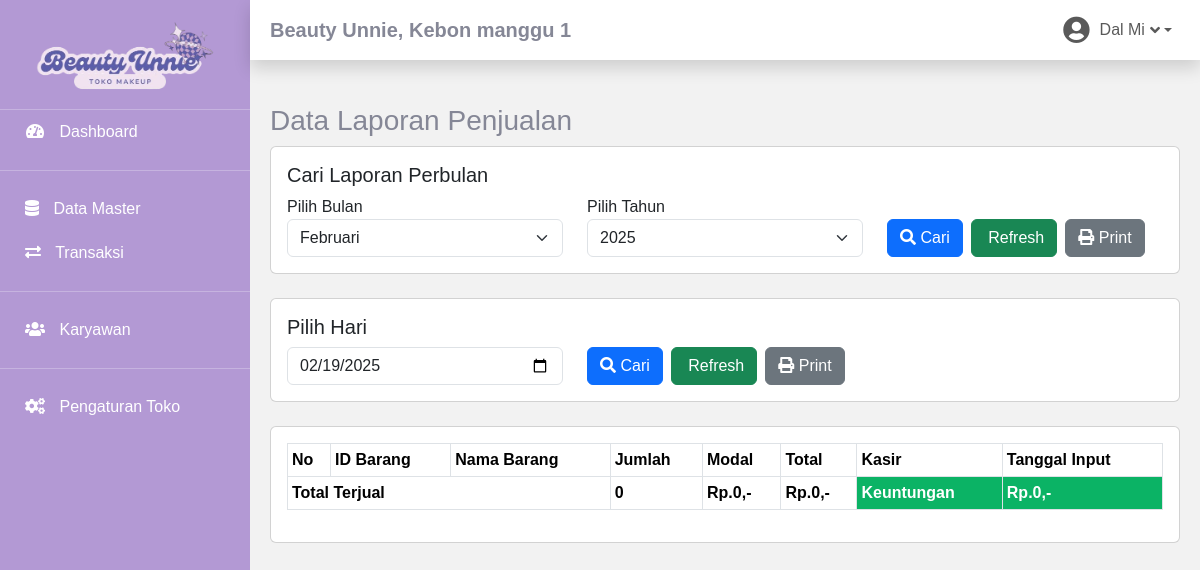
The page /laporan-transaksi.php (signed in) on the database as committed earlier.
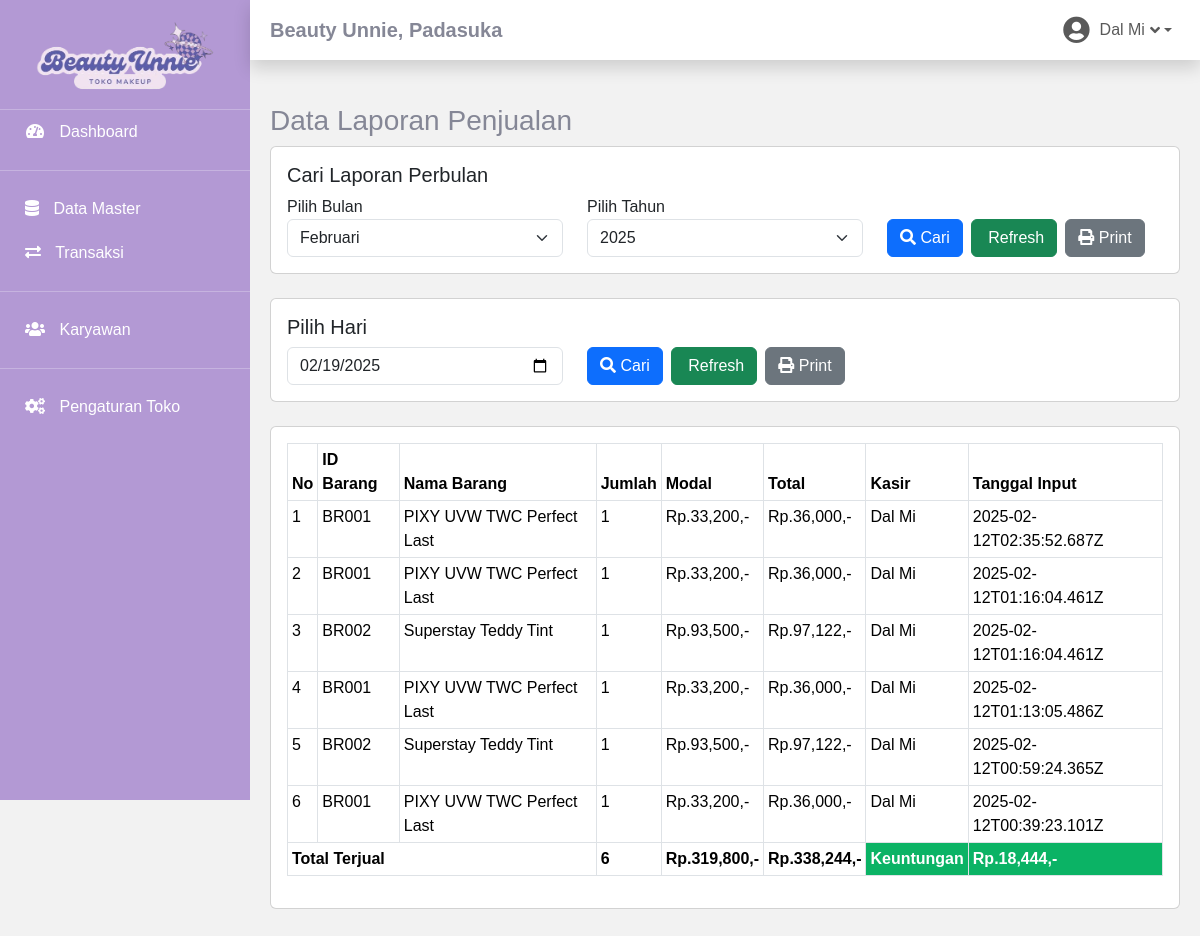
The same page on the database as committed later.
### tables this page shows
CREATE TABLE `toko` (
  `id_toko` int(11) NOT NULL,
  `nama_toko` varchar(225) NOT NULL,
  `alamat_toko` text NOT NULL,
  `tlp` varchar(13) NOT NULL,
  `nama_pemilik` char(225) NOT NULL
);

CREATE TABLE `penjualan` (
  `id_penjualan` int(11) NOT NULL,
  `id_barang` varchar(255) NOT NULL,
  `id_member` int(11) NOT NULL,
  `jumlah` varchar(255) NOT NULL,
  `total` varchar(255) NOT NULL,
  `tanggal_input` varchar(255) NOT NULL
);

CREATE TABLE `barang` (
  `id` int(11) NOT NULL,
  `id_barang` varchar(255) NOT NULL,
  `id_kategori` int(11) NOT NULL,
  `nama_barang` text NOT NULL,
  `merk` varchar(255) NOT NULL,
  `harga_beli` varchar(255) NOT NULL,
  `harga_jual` varchar(255) NOT NULL,
  `satuan_barang` varchar(255) NOT NULL,
  `stok` text NOT NULL,
  `gambar` text NOT NULL,
  `tgl_input` varchar(255) NOT NULL,
  `tgl_update` varchar(255) DEFAULT NULL
);

CREATE TABLE `member` (
  `id_member` int(11) NOT NULL,
  `id_role` int(11) NOT NULL,
  `nm_member` varchar(255) NOT NULL,
  `jenis_kelamin` enum('perempuan','laki-laki') NOT NULL,
  `alamat_member` text NOT NULL,
  `telepon` varchar(255) NOT NULL,
  `email` varchar(255) NOT NULL,
  `gambar` text NOT NULL,
  `NIK` text NOT NULL,
  `tgl_masuk` datetime NOT NULL,
  `tgl_keluar` datetime NOT NULL
);

### laporan-transaksi.php (the view, shortened to what this page needs)
<?php
include 'connection.php';
include 'sidebar.php';
$selectedMonth = isset($_POST['bln']) ? $_POST['bln'] : date('m');
$selectedYear = isset($_POST['thn']) ? $_POST['thn'] : date('Y');
?>
<div class="container custom-container">
    <h3>Data Laporan Penjualan</h3>
    <div class="card p-3 mb-4">
        <h5>Cari Laporan Perbulan</h5>
        <form method="post" action="laporan-transaksi.php?cari=ok">
            <div class="row">
                <div class="col-md-4">
                    <label>Pilih Bulan</label>
                    <select name="bln" class="form-select">
                        <?php
                        $bulan = array("Januari", "Februari", "Maret", "April", "Mei", "Juni", "Juli", "Agustus", "September", "Oktober", "November", "Desember");
                        $bln1 = array('01', '02', '03', '04', '05', '06', '07', '08', '09', '10', '11', '12');
                        foreach ($bulan as $key => $month) {
                            echo "<option value='$bln1[$key]' " . ($selectedMonth == $bln1[$key] ? 'selected' : '') . ">$month</option>";
                        }
                        ?>
                    </select>
                </div>
                <div class="col-md-4">
                    <label>Pilih Tahun</label>
                    <select name="thn" class="form-select">
                        <?php
                        $now = date('Y');
                        for ($a = 2017; $a <= $now; $a++) {
                            echo "<option value='$a' " . ($selectedYear == $a ? 'selected' : '') . ">$a</option>";
                        }
                        ?>
                    </select>
                </div>
                <div class="col-md-4 d-flex align-items-end">
                    <button type="submit" class="btn btn-primary me-2"><i class="fa fa-search"></i> Cari</button>
                    <a href="laporan-transaksi.php" class="btn btn-success me-2"><i class="fa fa-refresh"></i>
                        Refresh</a>
                    <button type="button" class="btn btn-secondary me-2" onclick="printLaporan()"><i
                            class="fa fa-print"></i> Print</button>
                </div>
            </div>
        </form>
    </div>
    <div class="card p-3 mb-4">
        <h5>Pilih Hari</h5>
        <form method="post" action="laporan-transaksi.php?hari=cek">
            <div class="row">
                <div class="col-md-4">
                    <input type="date" class="form-control" name="hari" value="<?= date('Y-m-d'); ?>">
                </div>
                <div class="col-md-4 d-flex align-items-end">
                    <button type="submit" class="btn btn-primary me-2"><i class="fa fa-search"></i> Cari</button>
                    <a href="laporan-transaksi.php" class="btn btn-success me-2"><i class="fa fa-refresh"></i>
                        Refresh</a>
                    <button type="button" class="btn btn-secondary me-2" onclick="printLaporan()"><i
                            class="fa fa-print"></i> Print </button>
                </div>
            </div>
        </form>
    </div>
    <div class="card p-3 mb-4">
        <div class="table-responsive">
            <table class="table table-bordered table-sm" id="tabelTransaksi">
                <thead>
                    <tr style="background:#DFF0D8;color:#333;">
                        <th>No</th>
                        <th>ID Barang</th>
                        <th>Nama Barang</th>
                        <th>Jumlah</th>
                        <th>Modal</th>
                        <th>Total</th>
                        <th>Kasir</th>
                        <th>Tanggal Input</th>
                    </tr>
                </thead>
                <tbody>
                    <?php
                    $no = 1;
                    if (!empty($_GET['cari'])) {
                        $periode = $selectedMonth . '-' . $selectedYear;
                        $query = "SELECT p.id_penjualan, p.id_barang, p.id_member, p.jumlah, p.total, p.tanggal_input,
                                  b.nama_barang, b.harga_beli, b.harga_jual, m.nm_member
                                  FROM penjualan p
                                  JOIN barang b ON p.id_barang = b.id_barang
                                  JOIN member m ON p.id_member = m.id_member
                                  WHERE MONTH(p.tanggal_input) = ? AND YEAR(p.tanggal_input) = ?
                                  ORDER BY p.tanggal_input DESC";
                        $stmt = $conn->prepare($query);
                        $stmt->bind_param("ii", $selectedMonth, $selectedYear);
                        $stmt->execute();
                        $result = $stmt->get_result();
                    } else {
                        $query_all = "SELECT p.id_penjualan, p.id_barang, p.id_member, p.jumlah, p.total, p.tanggal_input,
                                      b.nama_barang, b.harga_beli, b.harga_jual, m.nm_member
                                      FROM penjualan p
                                      JOIN barang b ON p.id_barang = b.id_barang
                                      JOIN member m ON p.id_member = m.id_member
                                      ORDER BY p.tanggal_input DESC";
                        $result = $conn->query($query_all);
                    }
                    $bayar = 0;
                    $jumlah = 0;
                    $modal = 0;
                    while ($row = $result->fetch_assoc()) {
                        $bayar += $row['total'];
                        $modal += $row['harga_beli'] * $row['jumlah'];
                        $jumlah += $row['jumlah'];
                        ?>
                        <tr>
                            <td><?php echo $no; ?></td>
                            <td><?php echo $row['id_barang']; ?></td>
                            <td><?php echo $row['nama_barang']; ?></td>
                            <td><?php echo $row['jumlah']; ?></td>
                            <td>Rp.<?php echo number_format($row['harga_beli'] * $row['jumlah']); ?>,-</td>
                            <td>Rp.<?php echo number_format($row['total']); ?>,-</td>
                            <td><?php echo $row['nm_member']; ?></td>
                            <td><?php echo $row['tanggal_input']; ?></td>
                        </tr>
                        <?php $no++;
                    } ?>
                </tbody>
                <tfoot>
                    <tr>
                        <th colspan="3">Total Terjual</th>
                        <th><?php echo $jumlah; ?></th>
                        <th>Rp.<?php echo number_format($modal); ?>,-</th>
                        <th>Rp.<?php echo number_format($bayar); ?>,-</th>
                        <th style="background:#0bb365;color:#fff;">Keuntungan</th>
                        <th style="background:#0bb365;color:#fff;">Rp.<?php echo number_format($bayar - $modal); ?>,-
                        </th>
                    </tr>
                </tfoot>
            </table>
        </div>
    </div>
</div>

### sidebar.php (shortened to what this page needs)
<?php
include "connection.php";
?>
<!DOCTYPE html>
<html lang="en">
<head>
    <link href="bootstrap-5.3.3-dist/css/bootstrap.min.css" rel="stylesheet">
    <link href="assets/vendor/fontawesome-free/css/all.min.css" rel="stylesheet" type="text/css">
</head>
<body>
    <?php if ($_SESSION['id_role'] == 1) { ?>
        <div class="sidebar d-flex flex-column">
            <div class="text-center mb-3">
                <img src="img/logo.png" alt="Logo" style="width: 180px;">
            </div>
            <hr class="sidebar-divider my-0">
            <a href="dashboard-administrator.php" class="nav-link active">
                <i class="fas fa-fw fa-tachometer-alt"></i>
                <span>Dashboard</span>
            </a>
            <hr class="sidebar-divider">
            <div class="nav-item">
                <a class="nav-link collapsed" href="#" data-bs-toggle="collapse" data-bs-target="#masterDataMenu"
                    aria-expanded="false" aria-controls="masterDataMenu">
                    <i class="fas fa-database"></i>
                    <span>Data Master</span>
                </a>
            </div>
            <div class="nav-item">
                <a class="nav-link collapsed" href="#" data-bs-toggle="collapse" data-bs-target="#transaksiMenu"
                    aria-expanded="false" aria-controls="transaksiMenu">
                    <i class="fas fa-exchange-alt"></i>
                    <span>Transaksi</span>
                </a>
            </div>
            <hr class="sidebar-divider">
            <div class="nav-item">
                <a class="nav-link collapsed" href="#" data-bs-toggle="collapse" data-bs-target="#karyawanMenu"
                    aria-expanded="false" aria-controls="karyawanMenu">
                    <i class="fas fa-users"></i>
                    <span>Karyawan</span>
                </a>
            </div>
            <hr class="sidebar-divider d-none d-md-block">
            <a href="pengaturan-toko.php" class="nav-link">
                <i class="fas fa-fw fa-cogs"></i>
                <span>Pengaturan Toko</span>
            </a>
        </div>
    <?php } ?>
    <div class="main-content">
         <nav class="navbar navbar-expand navbar-light bg-white topbar mb-4 static-top shadow">
            <?php
            $tampil = mysqli_query($conn, "SELECT * FROM `toko` WHERE 1");
            while ($toko = mysqli_fetch_array($tampil)):
            ?>
            <h5 class="d-lg-block d-none mt-2"><b> <?= $toko['nama_toko']?>, <?= $toko['alamat_toko']?></b></h5>
            <?php endwhile; ?>
            <ul class="navbar-nav ml-auto">
                <li class="nav-item dropdown no-arrow">
                    <a class="nav-link dropdown-toggle" href="#" id="userDropdown" role="button" data-bs-toggle="dropdown"
                        aria-haspopup="true" aria-expanded="false">
                        <i class="fas fa-user-circle"></i>
                        <span class="mr-2 d-none d-lg-inline text-gray-600 small ml-2"><?= $_SESSION['nm_member']?></span>
                        <i class="fas fa-angle-down"></i>
                    </a>
                </li>
            </ul>
        </nav>
        <?php include 'footer.php'; ?>

### footer.php (shortened to what this page needs)
        </div>
</body>
</html>

### sidebar.php (style rules this page uses)
* { margin: 0; padding: 0; box-sizing: border-box; font-family: Arial, sans-serif; }
body { margin: 0; font-family: "Nunito", -apple-system, BlinkMacSystemFont, "Segoe UI", Roboto, "Helvetica Neue", Arial, sans-serif, "Apple Color Emoji", "Segoe UI Emoji", "Segoe UI Symbol", "Noto Color Emoji"; font-size: 1rem; font-weight: 400; line-height: 1.5; color: #858796; text-align: left; background-color: #f2f2f2; }
.navbar { width: calc(100% - 250px); left: 250px; display: flex; justify-content: space-between; align-items: center; padding: 0 20px; height: 60px; }
.navbar .nav-item.dropdown .nav-link { display: flex; align-items: center; }
.navbar .nav-item.dropdown .text-gray-600 { font-size: 1rem; margin-right: 5px; }
.navbar .nav-item.dropdown .fa-user-circle { font-size: 1.7rem; margin-right: 10px; }
.main-content { display: flex; flex-grow: 1; }
.sidebar { height: 100vh; width: 250px; position: fixed; background-color: #b399d4; color: #fff; padding-top: 20px; }
.sidebar a { color: #fff; text-decoration: none; padding: 10px 25px; display: block; border-radius: 4px; font-weight: 500; }
.sidebar .nav-link i { margin-right: 10px; }
.container { margin-left: 250px; width: calc(100% - 250px); padding: 20px; }

Rows that differ between the two databases and show on the page:
changed toko "Beauty Unnie": alamat_toko "Kebon manggu 1" → "Padasuka"
added penjualan: id_barang "BR001", barang.nama_barang "PIXY UVW TWC Perfect Last", jumlah "1", $row['harga_beli']*$row['jumlah'] "33,200", total "36,000", id_member.nm_member "Dal Mi", tanggal_input "2025-02-12T02:35:52.687Z"
added penjualan: id_barang "BR001", barang.nama_barang "PIXY UVW TWC Perfect Last", jumlah "1", $row['harga_beli']*$row['jumlah'] "33,200", total "36,000", id_member.nm_member "Dal Mi", tanggal_input "2025-02-12T01:16:04.461Z"
added penjualan: id_barang "BR002", barang.nama_barang "Superstay Teddy Tint", jumlah "1", $row['harga_beli']*$row['jumlah'] "93,500", total "97,122", id_member.nm_member "Dal Mi", tanggal_input "2025-02-12T01:16:04.461Z"
added penjualan: id_barang "BR001", barang.nama_barang "PIXY UVW TWC Perfect Last", jumlah "1", $row['harga_beli']*$row['jumlah'] "33,200", total "36,000", id_member.nm_member "Dal Mi", tanggal_input "2025-02-12T01:13:05.486Z"
added penjualan: id_barang "BR002", barang.nama_barang "Superstay Teddy Tint", jumlah "1", $row['harga_beli']*$row['jumlah'] "93,500", total "97,122", id_member.nm_member "Dal Mi", tanggal_input "2025-02-12T00:59:24.365Z"
added penjualan: id_barang "BR001", barang.nama_barang "PIXY UVW TWC Perfect Last", jumlah "1", $row['harga_beli']*$row['jumlah'] "33,200", total "36,000", id_member.nm_member "Dal Mi", tanggal_input "2025-02-12T00:39:23.101Z"
Other text that changed with them:
$jumlah: "0" → "6"
$modal: "0" → "319,800"
$bayar: "0" → "338,244"
$bayar - $modal: "0" → "18,444"
